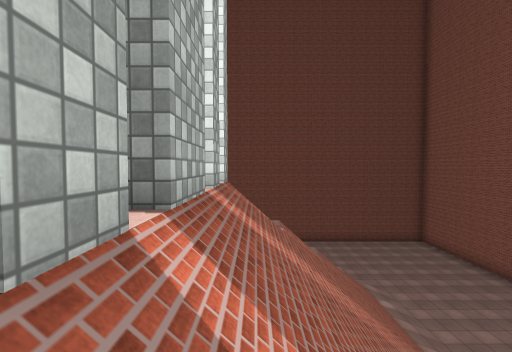
View 1 (above)

23 first-person views from a walk through a 3-D level made in the Unity game engine. The camera is 1.4 m above the floor, tilts 2° down and sees 90° across. Doors are open. The floor is counted in squares, 2 m on a side. Each view is taken from the middle of a square. On the plan, view 1 faces up. The plan holds only what a view shows up to about 9 squares ahead; the rest is blank. The player is left out. Surface patterns are stand-ins for the level's own textures.

View 2
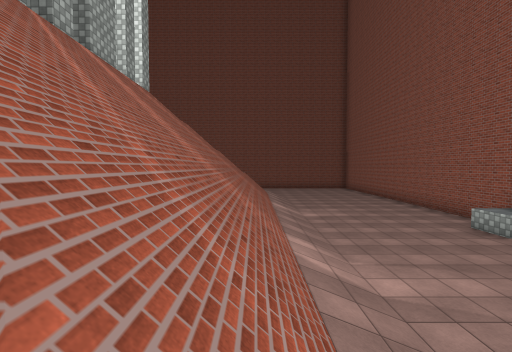

View 3
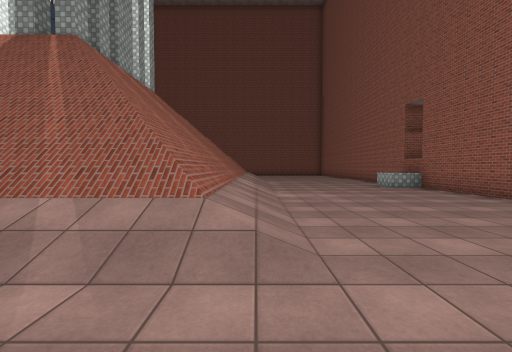

View 4
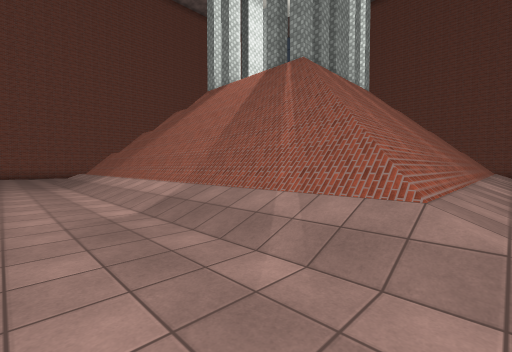

View 5
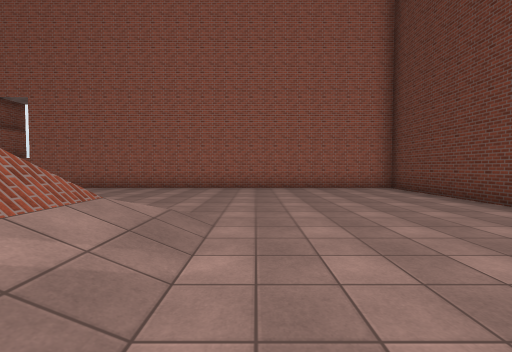

View 6
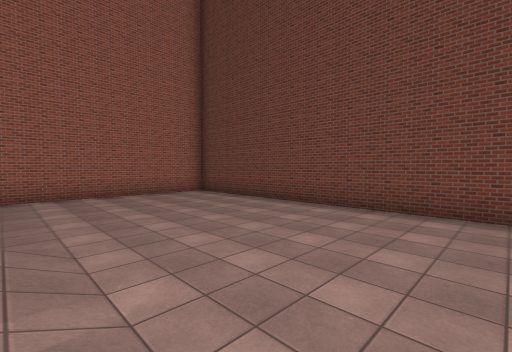

View 7
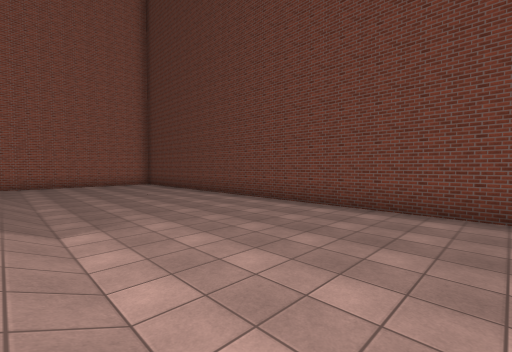

View 8
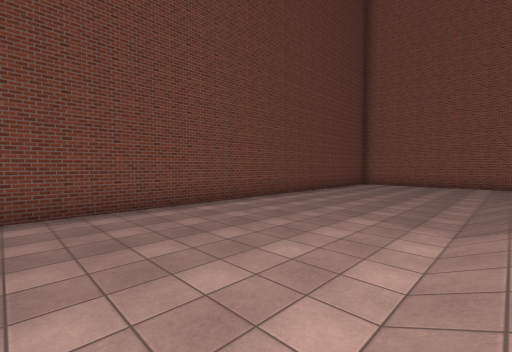

View 9
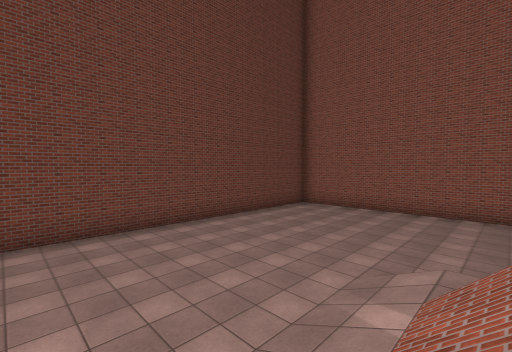

View 10
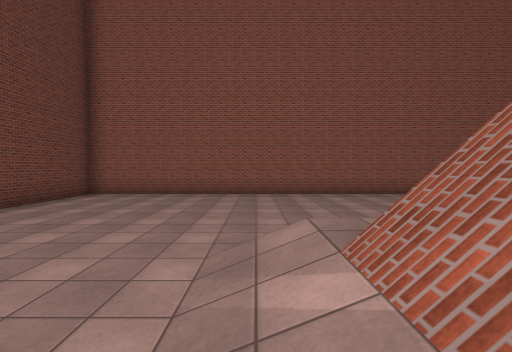

View 11
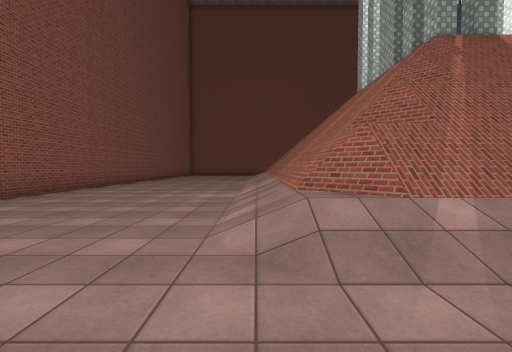

View 12
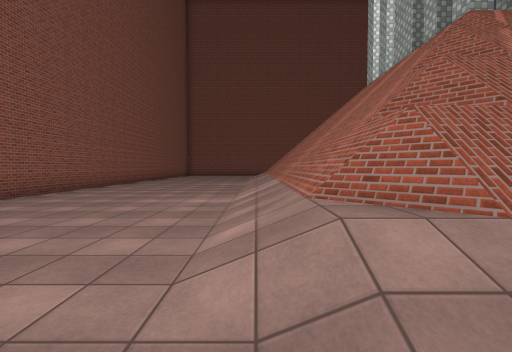

View 13
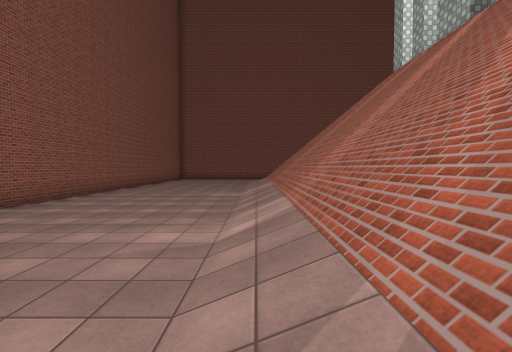

View 14
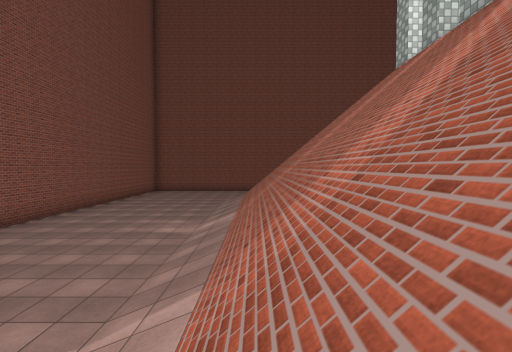

View 15
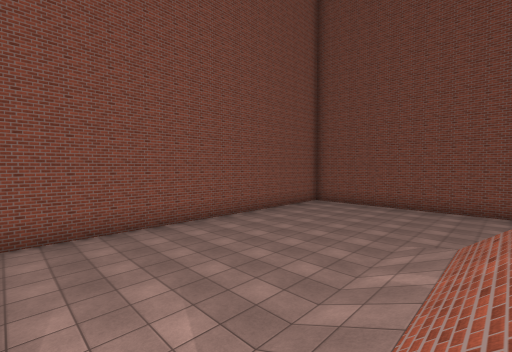

View 16
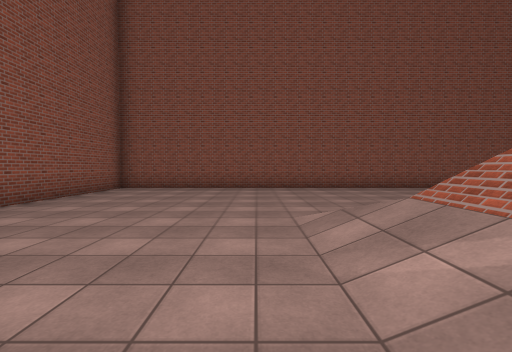

View 17
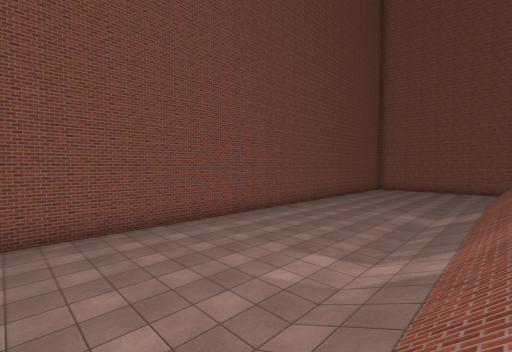

View 18
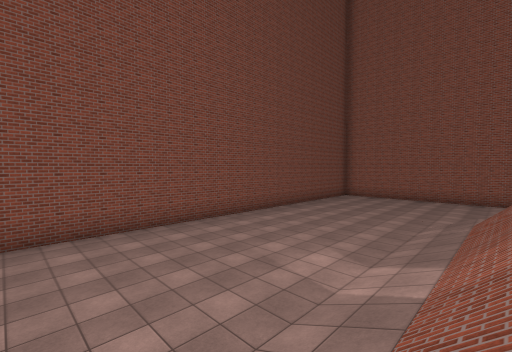

View 19
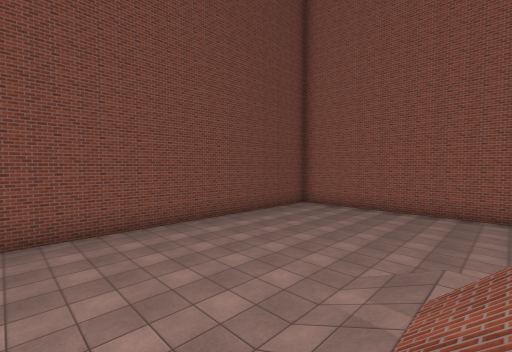

View 20
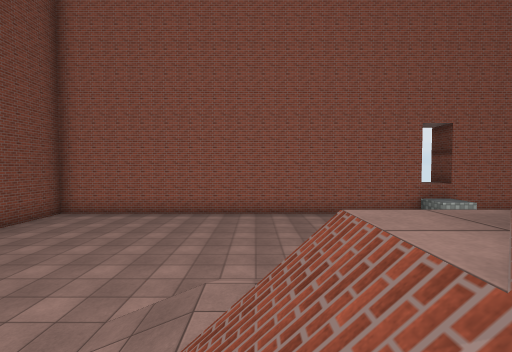

View 21
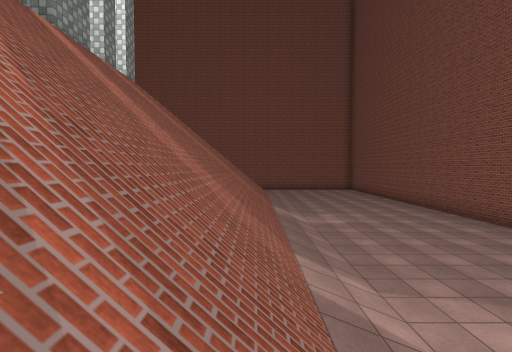

View 22
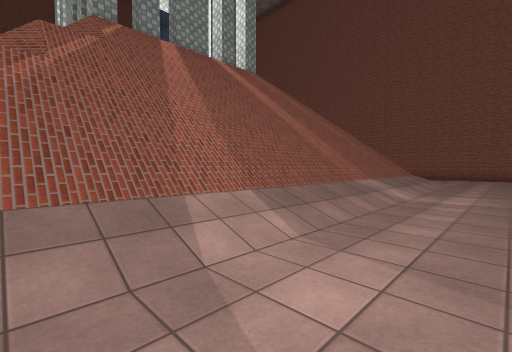

View 23
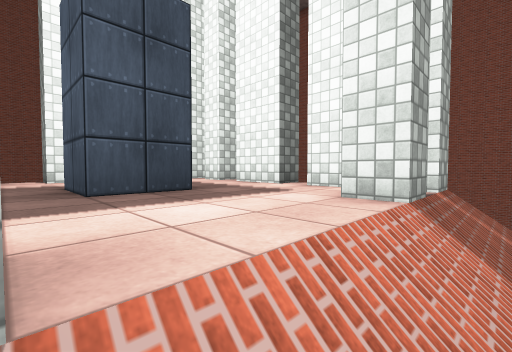

### Floor plan
Key: @ floor where view 1 was taken; # wall or solid block; x gap in a wall; . main floor; : floor 8 m higher than the main floor; / step, stairs or slope; = window, fence, low wall or low ledge; ^ raised ledge; O other object.
Columns run from 16 left of view 1 to 10 right of it. Each row starts with its distance up from view 1.
 15 ###########################
 14 #.........................#
 13 #.........................#
 12 #.........................#
 11 #.........................#
 10 #.........................#
  9 #.....///////////////.....#
  8 #...../////////////=/.....#
  7 #.....///////////////.....#
  6 #.....///////////////.....#
  5 #.....///////////////.....#
  4 #...../////#x### ////.....#
  3 #...../////x:::x/////.....#
  2 #...../////#:O:#/////....^
  1 #...../////#:::#/////.....#
  0 #...../////#/:##@////.....#
 -1 #.....////=#/////////.....#
 -2 #.....///=///////////.....#
 -3 #.....//=////////////.....#
 -4 #...../=/////////////.....#
 -5 #.....///////////////.....#
 -6 #.........................#
 -7 #.........................#
 -8 #.........................#
 -9 #.........................#
-10 #.........................#
-11 ###########################

Positions as (right, up) in squares from view 1, and headings:
1: (0, 0), facing up
2: (3, -4), facing up
3: (4, -7), facing up
4: (4, -7), facing up-left
5: (1, -6), facing right
6: (1, -5), facing down-right
7: (-4, -5), facing down-right
8: (-2, -5), facing down-left
9: (-6, -4), facing down-left
10: (-7, -5), facing left
11: (-10, -7), facing up
12: (-10, -6), facing up
13: (-10, -4), facing up
14: (-9, -2), facing up
15: (-9, 4), facing up-left
16: (-11, 6), facing up
17: (-9, 8), facing up-right
18: (-4, 8), facing up-right
19: (0, 8), facing up-right
20: (1, 8), facing right
21: (2, 8), facing left
22: (1, 11), facing down-left
23: (-4, -1), facing up-right
